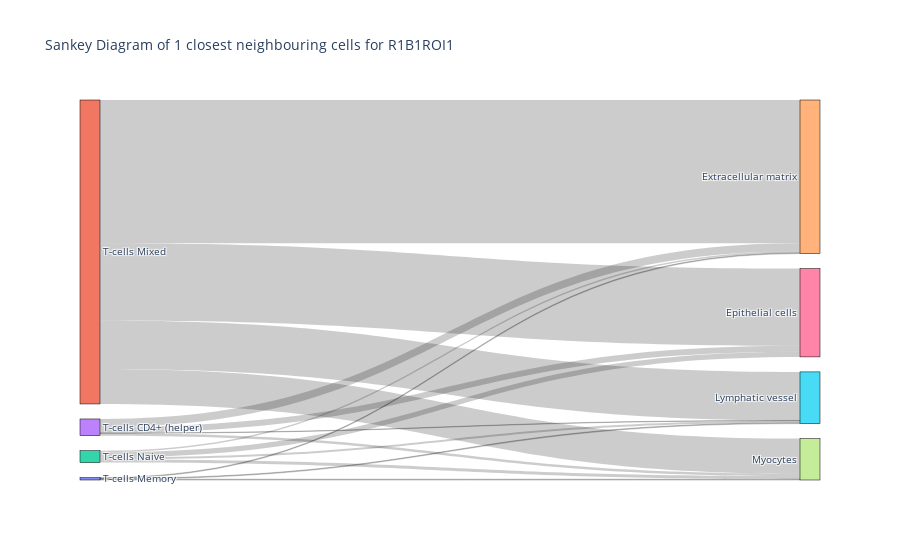
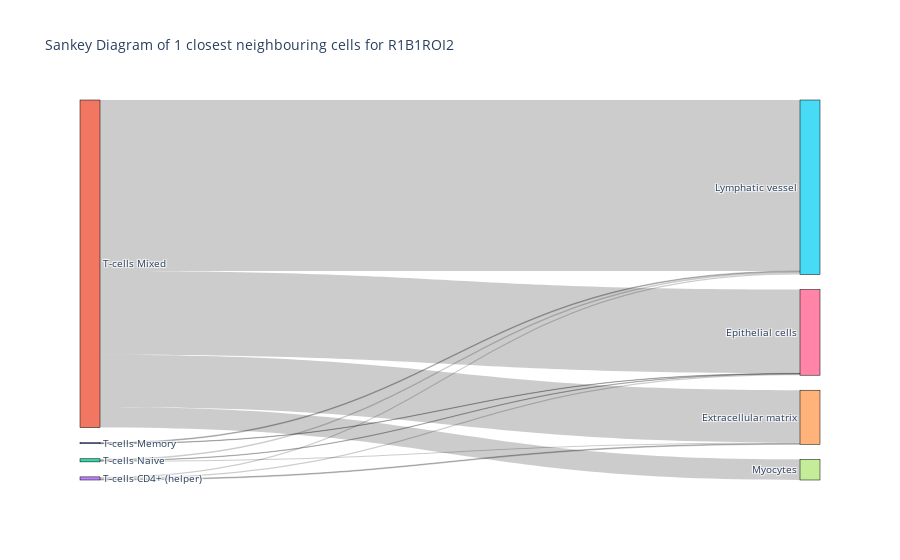
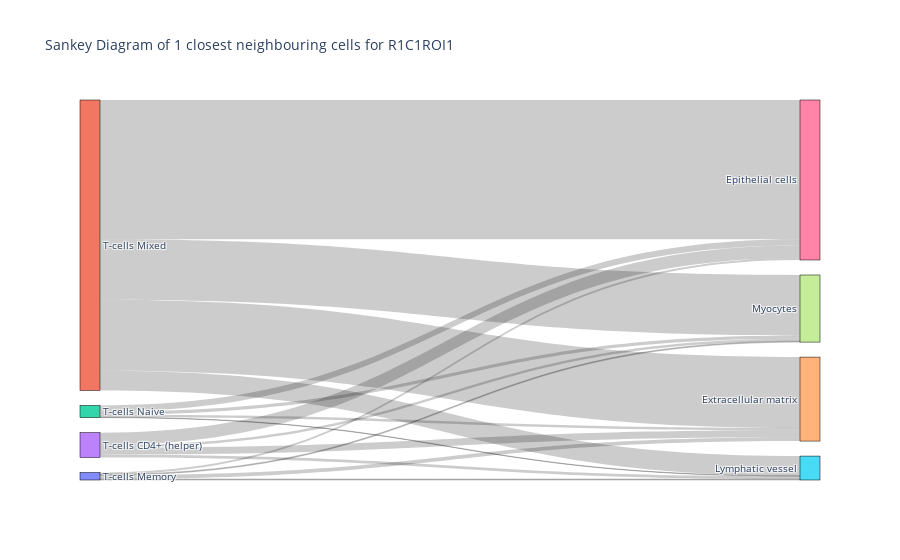
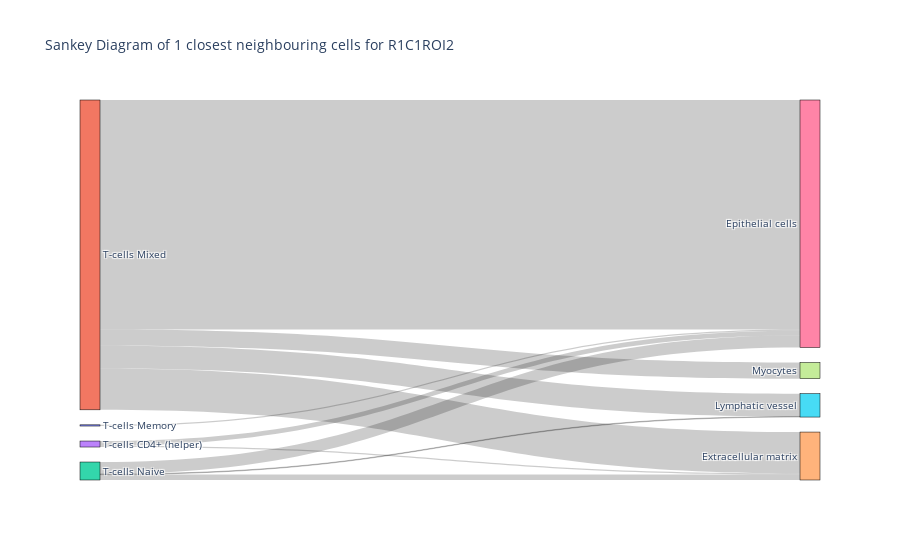

Here is the notebook cell these charts were saved with, in order:
### Markdown cell above
#### Create Sankey Plots
Create sankey plots for all images separately and save them to a dictionary for easy acces.

### Code cell
sankey_plots = {}
for i in img_names:
    create_sankey(from_to_df_dict[i], from_cts, to_cts, i, radius)

### Figure 1 — Plotly figure (JSON) as saved in the notebook; plotly's stock layout.template omitted (floating-point values rounded to 4 significant figures)
{"data": [{"link": {"source": [0, 0, 0, 0, 1, 1, 1, 1, 2, 2, 2, 2, 3, 3, 3, 3], "target": [4, 5, 6, 7, 4, 5, 6, 7, 4, 5, 6, 7, 4, 5, 6, 7], "value": [2, 2, 0, 2, 360, 122, 194, 88, 4, 5, 13, 8, 20, 1, 15, 6]}, "node": {"label": ["T-cells Memory", "T-cells Mixed", "T-cells Naive", "T-cells CD4+ (helper)", "Extracellular matrix", "Lymphatic vessel", "Epithelial cells", "Myocytes"], "line": {"color": "black", "width": 0.5}, "pad": 15, "thickness": 20}, "type": "sankey"}], "layout": {"font": {"size": 10}, "title": {"text": "Sankey Diagram of 1 closest neighbouring cells for R1B1ROI1"}}}

### Figure 2 — Plotly figure (JSON) as saved in the notebook; plotly's stock layout.template omitted (floating-point values rounded to 4 significant figures)
{"data": [{"link": {"source": [0, 0, 0, 0, 1, 1, 1, 1, 2, 2, 2, 2, 3, 3, 3, 3], "target": [4, 5, 6, 7, 4, 5, 6, 7, 4, 5, 6, 7, 4, 5, 6, 7], "value": [0, 2, 1, 0, 134, 439, 215, 53, 3, 4, 1, 0, 2, 3, 3, 0]}, "node": {"label": ["T-cells Memory", "T-cells Mixed", "T-cells Naive", "T-cells CD4+ (helper)", "Extracellular matrix", "Lymphatic vessel", "Epithelial cells", "Myocytes"], "line": {"color": "black", "width": 0.5}, "pad": 15, "thickness": 20}, "type": "sankey"}], "layout": {"font": {"size": 10}, "title": {"text": "Sankey Diagram of 1 closest neighbouring cells for R1B1ROI2"}}}

### Figure 3 — Plotly figure (JSON) as saved in the notebook; plotly's stock layout.template omitted (floating-point values rounded to 4 significant figures)
{"data": [{"link": {"source": [0, 0, 0, 0, 1, 1, 1, 1, 2, 2, 2, 2, 3, 3, 3, 3], "target": [4, 5, 6, 7, 4, 5, 6, 7, 4, 5, 6, 7, 4, 5, 6, 7], "value": [8, 2, 4, 2, 151, 42, 297, 129, 5, 1, 13, 7, 15, 6, 27, 5]}, "node": {"label": ["T-cells Memory", "T-cells Mixed", "T-cells Naive", "T-cells CD4+ (helper)", "Extracellular matrix", "Lymphatic vessel", "Epithelial cells", "Myocytes"], "line": {"color": "black", "width": 0.5}, "pad": 15, "thickness": 20}, "type": "sankey"}], "layout": {"font": {"size": 10}, "title": {"text": "Sankey Diagram of 1 closest neighbouring cells for R1C1ROI1"}}}

### Figure 4 — Plotly figure (JSON) as saved in the notebook; plotly's stock layout.template omitted (floating-point values rounded to 4 significant figures)
{"data": [{"link": {"source": [0, 0, 0, 0, 1, 1, 1, 1, 2, 2, 2, 2, 3, 3, 3, 3], "target": [4, 5, 6, 7, 4, 5, 6, 7, 4, 5, 6, 7, 4, 5, 6, 7], "value": [0, 0, 2, 0, 69, 38, 383, 27, 9, 1, 20, 0, 2, 0, 8, 0]}, "node": {"label": ["T-cells Memory", "T-cells Mixed", "T-cells Naive", "T-cells CD4+ (helper)", "Extracellular matrix", "Lymphatic vessel", "Epithelial cells", "Myocytes"], "line": {"color": "black", "width": 0.5}, "pad": 15, "thickness": 20}, "type": "sankey"}], "layout": {"font": {"size": 10}, "title": {"text": "Sankey Diagram of 1 closest neighbouring cells for R1C1ROI2"}}}
